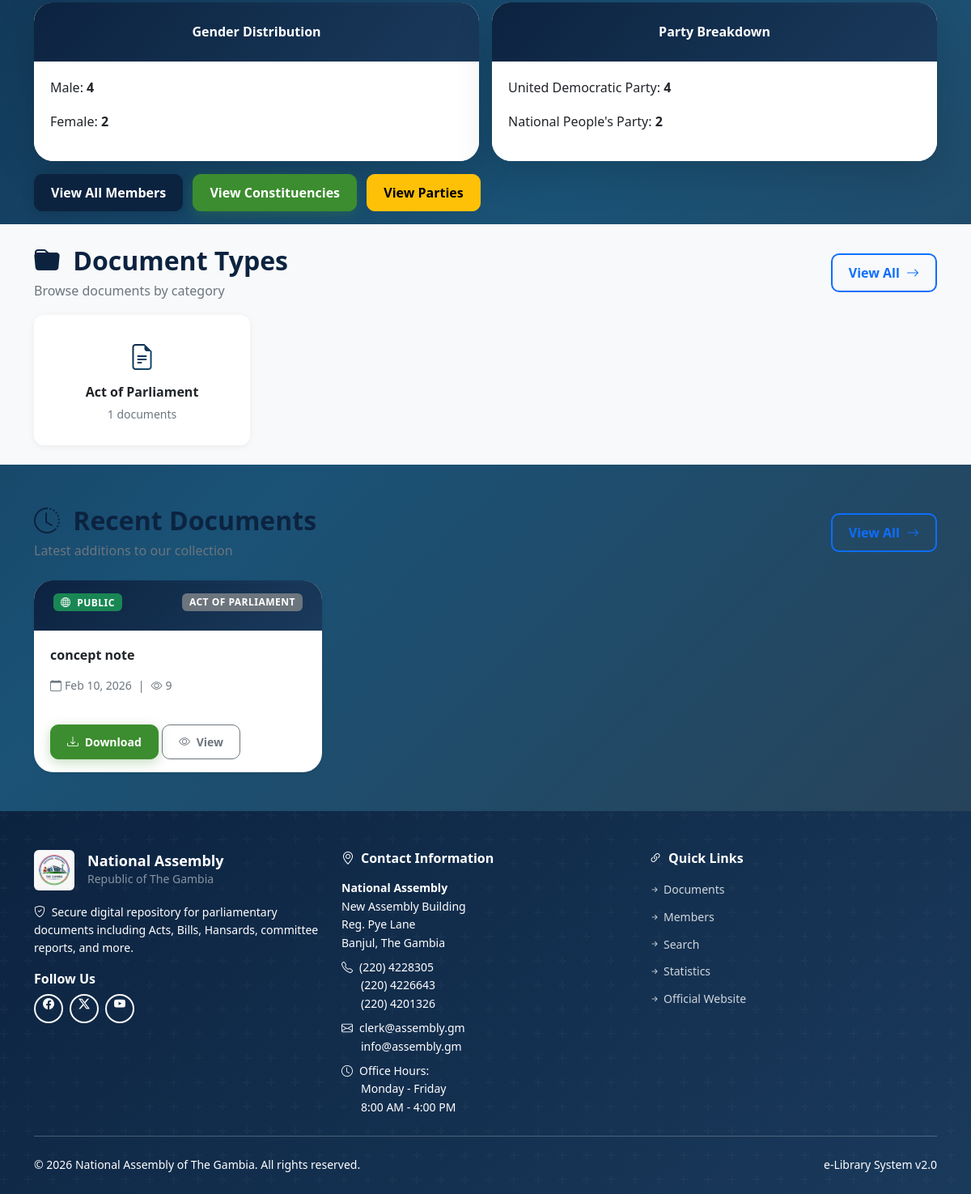
Before: / (lower part) with the older database file.
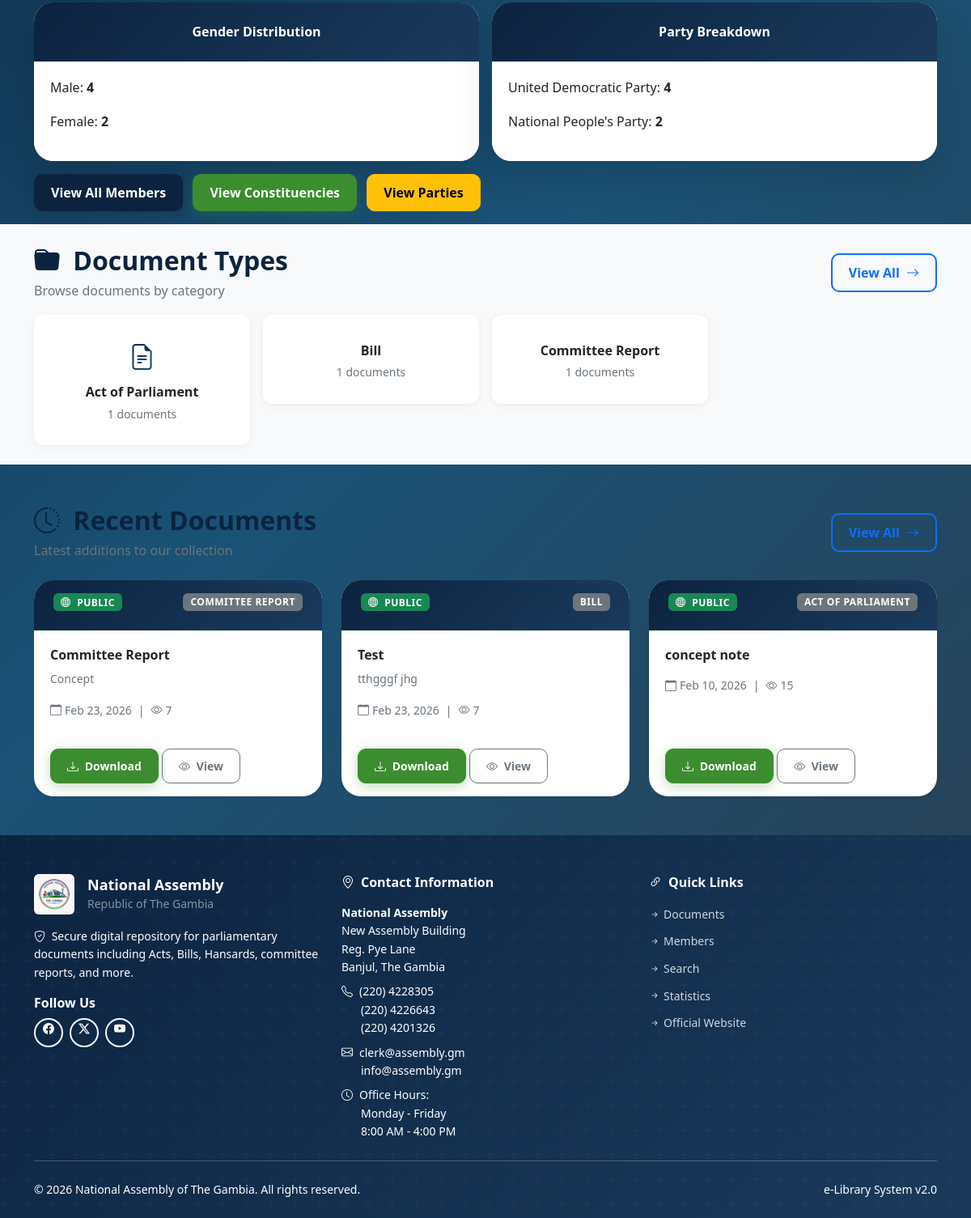
After: the same page with the newer database file.
### documents/models.py (models this page shows, shortened)
class Document(models.Model):
    class DocumentType(models.TextChoices):
        ACT = 'act', 'Act of Parliament'
        BILL = 'bill', 'Bill'
        AMENDMENT = 'amendment', 'Amendment'
        HANSARD = 'hansard', 'Hansard'
        COMMITTEE_REPORT = 'committee_report', 'Committee Report'
        PARLIAMENTARY_JOURNAL = 'journal', 'Parliamentary Journal'
        GAZETTE = 'gazette', 'Gazette'
        RESEARCH_DOCUMENT = 'research', 'Research Document'
        CONTRACT = 'contract', 'Contract/Agreement'
        POLICY = 'policy', 'Policy Document'
        BOOK = 'book', 'Book'
        OTHER = 'other', 'Other'
    class AccessLevel(models.TextChoices):
        PUBLIC = 'public', 'Public'
        RESTRICTED = 'restricted', 'Restricted'
        CONFIDENTIAL = 'confidential', 'Confidential'
        CLASSIFIED = 'classified', 'Classified'
    title = models.CharField(
        max_length=500,
        verbose_name='Document Title'
    )
    slug = models.SlugField(
        max_length=500,
        unique=True,
        verbose_name='URL Slug'
    )
    document_type = models.CharField(
        max_length=50,
        choices=DocumentType.choices,
        default=DocumentType.OTHER,
        verbose_name='Document Type'
    )
    category = models.ForeignKey(
        DocumentCategory,
        on_delete=models.SET_NULL,
        null=True,
        blank=True,
        verbose_name='Category'
    )
    description = models.TextField(
        blank=True,
        verbose_name='Description'
    )
    keywords = models.CharField(
        max_length=500,
        blank=True,
        verbose_name='Keywords',
        help_text='Comma-separated keywords for search'
    )
    file = models.FileField(
        upload_to=document_upload_path,
        validators=[FileExtensionValidator(
            allowed_extensions=[
                'pdf', 'doc', 'docx', 'xls', 'xlsx',
                'ppt', 'pptx', 'txt', 'rtf', 'jpg',
                'jpeg', 'png', 'tiff', 'tif', 'xml', 'json'
            ]
        )],
        verbose_name='Document File'
    )
    file_size = models.BigIntegerField(
        default=0,
        verbose_name='File Size (bytes)'
    )
    file_hash = models.CharField(
        max_length=64,
        blank=True,
        verbose_name='File Hash (SHA-256)'
    )
    mime_type = models.CharField(
        max_length=100,
        default='application/octet-stream',
        verbose_name='MIME Type'
    )
    version = models.CharField(
        max_length=20,
        default='1.0',
        verbose_name='Version'
    )
    version_notes = models.TextField(
        blank=True,
        verbose_name='Version Notes'
    )
    act_number = models.CharField(
        max_length=50,
        blank=True,
        verbose_name='Act Number'
    )
    bill_number = models.CharField(
        max_length=50,
        blank=True,
        verbose_name='Bill Number'
    )
    session = models.CharField(
        max_length=50,
        blank=True,
        verbose_name='Parliamentary Session'
    )
    year = models.PositiveIntegerField(
        default=timezone.now().year,
        verbose_name='Year'
    )
    date_enacted = models.DateField(
        null=True,
        blank=True,
        verbose_name='Date Enacted/Published'
    )
    effective_date = models.DateField(
        null=True,
        blank=True,
        verbose_name='Effective Date'
    )
    committee_name = models.CharField(
        max_length=200,
        blank=True,
        verbose_name='Committee Name'
    )
    report_number = models.CharField(
        max_length=50,
        blank=True,
        verbose_name='Report Number'
    )
    access_level = models.CharField(
        max_length=20,
        choices=AccessLevel.choices,
        default=AccessLevel.PUBLIC,
        verbose_name='Access Level'
    )
    is_published = models.BooleanField(
        default=False,
        verbose_name='Is Published'
    )
    published_at = models.DateTimeField(
        null=True,
        blank=True,
        verbose_name='Published Date'
    )
    uploaded_by = models.ForeignKey(
        User,
        on_delete=models.SET_NULL,
        null=True,
        related_name='uploaded_documents',
        verbose_name='Uploaded By'
    )
    created_at = models.DateTimeField(auto_now_add=True)
    updated_at = models.DateTimeField(auto_now=True)
    last_accessed_at = models.DateTimeField(
        null=True,
        blank=True,
        verbose_name='Last Accessed'
    )
    download_count = models.PositiveIntegerField(
        default=0,
        verbose_name='Download Count'
    )
    view_count = models.PositiveIntegerField(
        default=0,
        verbose_name='View Count'
    )
    language = models.CharField(
        max_length=10,
        default='en',
        verbose_name='Language'
    )
    pages = models.PositiveIntegerField(
        null=True,
        blank=True,
        verbose_name='Number of Pages'
    )
    notes = models.TextField(
        blank=True,
        verbose_name='Additional Notes'
    )
    class Meta:
        verbose_name = 'Document'
        verbose_name_plural = 'Documents'
        ordering = ['-created_at']
        permissions = [
            ('view_restricted', 'Can view restricted documents'),
            ('view_confidential', 'Can view confidential documents'),
            ('view_classified', 'Can view classified documents'),
            ('approve_document', 'Can approve documents for publication'),
            ('bulk_upload', 'Can bulk upload documents'),
            ('export_document', 'Can export documents'),
        ]
        indexes = [
            models.Index(fields=['document_type', 'year']),
            models.Index(fields=['access_level', 'is_published']),
            models.Index(fields=['uploaded_by', 'created_at']),
            models.Index(fields=['title', 'slug']),
        ]

### core/views.py (the view)
# urls.py: path('', views.home_view, name='home'),
def home_view(request):
    recent_documents = Document.objects.filter(
        is_published=True
    ).order_by('-created_at')[:10]
    doc_types = []
    for doc_type in Document.DocumentType.choices:
        count = Document.objects.filter(
            document_type=doc_type[0],
            is_published=True
        ).count()
        if count > 0:
            doc_types.append({
                'name': doc_type[1],
                'slug': doc_type[0],
                'count': count
            })
    categories = DocumentCategory.objects.filter(
        is_active=True
    ).annotate(
        document_count=Count('document')
    ).order_by('-document_count')[:6]
    stats = {
        'total_documents': Document.objects.filter(is_published=True).count(),
        'total_categories': DocumentCategory.objects.filter(is_active=True).count(),
    }
    members = Member.objects.filter(is_active=True)
    party_stats = members.values('party').annotate(
        count=Count('id')
    ).filter(party__isnull=False).exclude(party='').order_by('-count')
    gender_stats = {
        'male': members.filter(gender='male').count(),
        'female': members.filter(gender='female').count(),
        'other': members.filter(gender='other').count(),
    }
    constituency_count = members.values('constituency').distinct().count()
    avg_years = 0
    terms = [m.term_duration for m in members if m.term_duration]
    if terms:
        avg_years = sum(terms) / len(terms)
    member_stats = {
        'total': members.count(),
        'party_breakdown': list(party_stats),
        'gender_breakdown': gender_stats,
        'constituencies': constituency_count,
        'average_term_years': round(avg_years, 1),
    }
    return render(request, 'core/home.html', {
        'recent_documents': recent_documents,
        'doc_types': doc_types,
        'categories': categories,
        'stats': stats,
        'member_stats': member_stats,
        'title': 'National Assembly e-Library'
    })

### documents/context_processors.py (called while the page is built)
def document_stats(request):
    stats = {
        'total_documents': Document.objects.filter(is_published=True).count(),
        'categories_count': DocumentCategory.objects.filter(is_active=True).count(),
    }
    from django.utils import timezone
    from datetime import timedelta
    recent_date = timezone.now() - timedelta(days=7)
    stats['recent_documents'] = Document.objects.filter(
        is_published=True,
        created_at__gte=recent_date
    ).count()
    stats['document_types'] = {}
    for doc_type in Document.DocumentType.choices:
        count = Document.objects.filter(
            document_type=doc_type[0],
            is_published=True
        ).count()
        if count > 0:
            stats['document_types'][doc_type[1]] = count
    return {
        'document_stats': stats
    }

### members/models.py (called while the page is built, shortened)
    @property
    def term_duration(self):
        if not self.term_start:
            return None

### templates/core/home.html (shortened to what the changed rows need)
{% extends 'base.html' %}
{% block content %}
<div class="container py-3">
    <div class="row g-3">
        <div class="col-md-6">
            <div class="card">
                <div class="card-body">
                    {% if member_stats.party_breakdown %}
                        {% for party in member_stats.party_breakdown %}
                        <p>{{ party.party }}: <strong>{{ party.count }}</strong></p>
                        {% endfor %}
                    {% else %}
                        <p>No party data</p>
                    {% endif %}
                </div>
            </div>
        </div>
    </div>
</div>
<div class="bg-light py-4">
    <div class="container">
        <div class="row mb-3">
            <div class="col-12 d-flex justify-content-between align-items-center">
                <div>
                    <h2 class="fw-bold mb-1">
                        <i class="bi bi-folder-fill text-gambia-blue me-2"></i>
                        Document Types
                    </h2>
                </div>
            </div>
        </div>
        <div class="row g-3">
            {% for doc_type in doc_types %}
            <div class="col-md-3 col-sm-6">
                <a href="{% url 'documents:document_list' %}?type={{ doc_type.slug }}"
                   class="doc-type-card text-decoration-none d-block">
                    <i class="bi bi-file-earmark-{% if forloop.first %}text{% elif forloop.counter == 2 %}rich{% elif forloop.counter == 3 %}bar-chart{% else %}slides{% endif %}"></i>
                    <h6 class="fw-bold mb-1 mt-2">{{ doc_type.name }}</h6>
                    <small class="text-muted">{{ doc_type.count }} documents</small>
                </a>
            </div>
            {% empty %}
            <div class="col-12 text-center py-4">
                <i class="bi bi-folder-x display-4 text-muted"></i>
                <p class="mt-3 text-muted">No document types available.</p>
            </div>
            {% endfor %}
        </div>
    </div>
</div>
<div class="container py-5">
    <div class="row mb-4">
        <div class="col-12 d-flex justify-content-between align-items-center">
            <div>
                <h2 class="fw-bold mb-1">
                    <i class="bi bi-clock-history text-gambia-blue me-2"></i>
                    Recent Documents
                </h2>
            </div>
        </div>
    </div>
    <div class="row g-4">
        {% for document in recent_documents %}
        <div class="col-md-6 col-lg-4">
            <div class="card h-100 border-0 shadow-sm">
                <div class="card-header bg-transparent border-0 pt-3">
                    <div class="d-flex justify-content-between align-items-start">
                        <span class="badge bg-{% if document.access_level == 'public' %}success{% elif document.access_level == 'restricted' %}warning{% else %}danger{% endif %}">
                            <i class="bi bi-{% if document.access_level == 'public' %}globe{% elif document.access_level == 'restricted' %}lock{% else %}shield-exclamation{% endif %} me-1"></i>
                            {{ document.get_access_level_display }}
                        </span>
                        <span class="badge bg-secondary">
                            {{ document.get_document_type_display }}
                        </span>
                    </div>
                </div>
                <div class="card-body">
                    <h6 class="card-title fw-bold">
                        <a href="{% url 'documents:document_detail' document.slug %}" class="text-decoration-none text-dark">
                            {{ document.title|truncatewords:15 }}
                        </a>
                    </h6>
                    <p class="card-text text-muted small">
                        {{ document.description|truncatewords:25 }}
                    </p>
                    <div class="d-flex align-items-center text-muted small">
                        <i class="bi bi-calendar me-1"></i>
                        {{ document.created_at|date:"M d, Y" }}
                        <span class="mx-2">|</span>
                        <i class="bi bi-eye me-1"></i>
                        {{ document.view_count }}
                    </div>
                </div>
                <div class="card-footer bg-transparent border-0 pb-3">
                    <a href="{% url 'documents:document_download' document.slug %}" class="btn btn-sm btn-success">
                        <i class="bi bi-download me-1"></i> Download
                    </a>
                    <a href="{% url 'documents:document_detail' document.slug %}" class="btn btn-sm btn-outline-secondary">
                        <i class="bi bi-eye me-1"></i> View
                    </a>
                </div>
            </div>
        </div>
        {% endfor %}
    </div>
</div>
{% endblock %}

Changed rows visible on the page:
added Document: access_level "PUBLIC", document_type "COMMITTEE REPORT", title "Committee Report", description "Concept", created_at "Feb 23, 2026", view_count "7"
added Document: access_level "PUBLIC", document_type "BILL", title "Test", description "tthgggf jhg", created_at "Feb 23, 2026", view_count "7"
changed Document "concept note": view_count "9" → "15"
Other visible differences:
new list line: "Bill 1 documents"
new list line: "Committee Report 1 documents"
